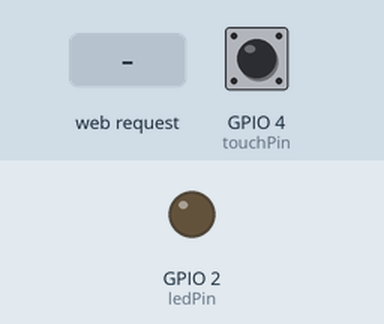
Simulated run of this sketch. Board: ESP32. Shown: output pins drawn as LEDs (lit = HIGH). Dashed ring = blinking. Inputs (shaded band) come from the test bench; at power-on: GPIO 4 (touchPin) HIGH. WiFi joins after 1.5 s; servers stay silent unless stated; what the sketch prints to the serial monitor is not drawn.

Above: at 2.7 s.
2.8 s: HTTP request GET /arm received
At 3.0 s:
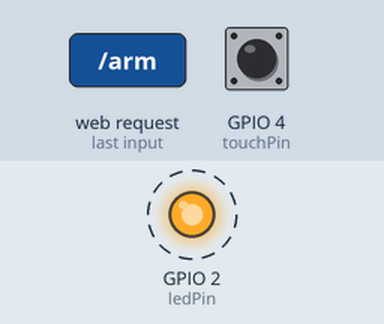
5.8 s: HTTP request GET /disarm received
At 5.8 s:
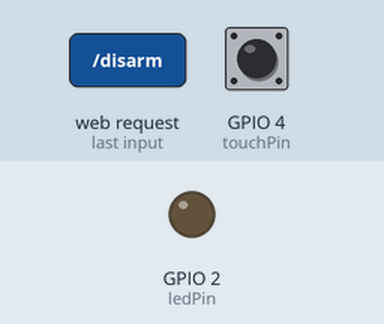
Timing chart, 0 to 8.8 s (numbered marks = the images above; inputs shaded):
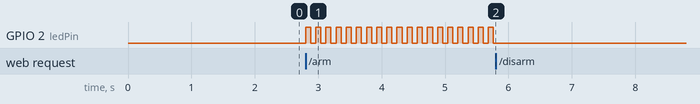

The sketch:

ex08.ino
```cpp
#include <WiFi.h>
#include <WebServer.h>

// 替换成你的OPPO热点账号密码
const char* ssid     = "OPPO Reno15 43F0";
const char* password = "85126838";

WebServer server(80);
const uint8_t ledPin = 2;
const uint8_t touchPin = 4;
// 全局状态标记
bool isArm = false;    // false=撤防 true=布防
bool isAlarm = false;  // false=无报警 true=锁定报警

// 网页前端：布防/撤防按钮
String htmlPage = R"HTML(
<!DOCTYPE html>
<html>
<head>
<meta charset="UTF-8">
<title>安防报警系统</title>
<style>
body{text-align:center;margin-top:60px;font-size:22px;}
button{font-size:24px;padding:16px 45px;margin:20px 10px;border:none;border-radius:8px;}
#armBtn{background:#009933;color:white;}
#disarmBtn{background:#dd2222;color:white;}
</style>
</head>
<body>
<h2>ESP32安防主机</h2>
<button id="armBtn" onclick="fetch('/arm')">布防 Arm</button>
<button id="disarmBtn" onclick="fetch('/disarm')">撤防 Disarm</button>
</body>
</html>
)HTML";

// 主页路由
void handleRoot() {
  server.send(200, "text/html", htmlPage);
}

// 布防接口
void handleArm() {
  isArm = true;
  server.send(200, "text/plain", "系统已布防，触碰引脚将触发报警");
}

// 撤防接口：清除报警、关灯、重置状态
void handleDisarm() {
  isArm = false;
  isAlarm = false;
  digitalWrite(ledPin, LOW);
  server.send(200, "text/plain", "系统已撤防，报警复位");
}

// 注册Web路由
void initWebServer() {
  server.on("/", handleRoot);
  server.on("/arm", handleArm);
  server.on("/disarm", handleDisarm);
  server.begin();
}

void setup() {
  Serial.begin(115200);
  pinMode(ledPin, OUTPUT);
  digitalWrite(ledPin, LOW);

  // 连接WiFi热点
  WiFi.begin(ssid, password);
  while (WiFi.status() != WL_CONNECTED) {
    delay(500);
    Serial.print(".");
  }
  Serial.println("\nWiFi连接成功，设备IP：" + WiFi.localIP().toString());
  initWebServer();
}

void loop() {
  server.handleClient();
  uint16_t touchValue = touchRead(touchPin);

  // 仅布防状态下才检测触摸触发报警
  if (isArm && !isAlarm) {
    // 触摸阈值：数值小于30判定为触碰，可根据硬件微调
    if (touchValue < 400) {
      isAlarm = true;
    }
  }

  // 报警锁定：高频闪烁LED，松手也不会停止
  if (isAlarm) {
    digitalWrite(ledPin, HIGH);
    delay(80);
    digitalWrite(ledPin, LOW);
    delay(80);
  }
}
```

Measured:
- after the input at 2.8 s, GPIO 2 (ledPin): alternates HIGH for 0.08 s and LOW for 0.08 s, starting at once
- after the input at 5.8 s, GPIO 2 (ledPin): stops changing and stays LOW
